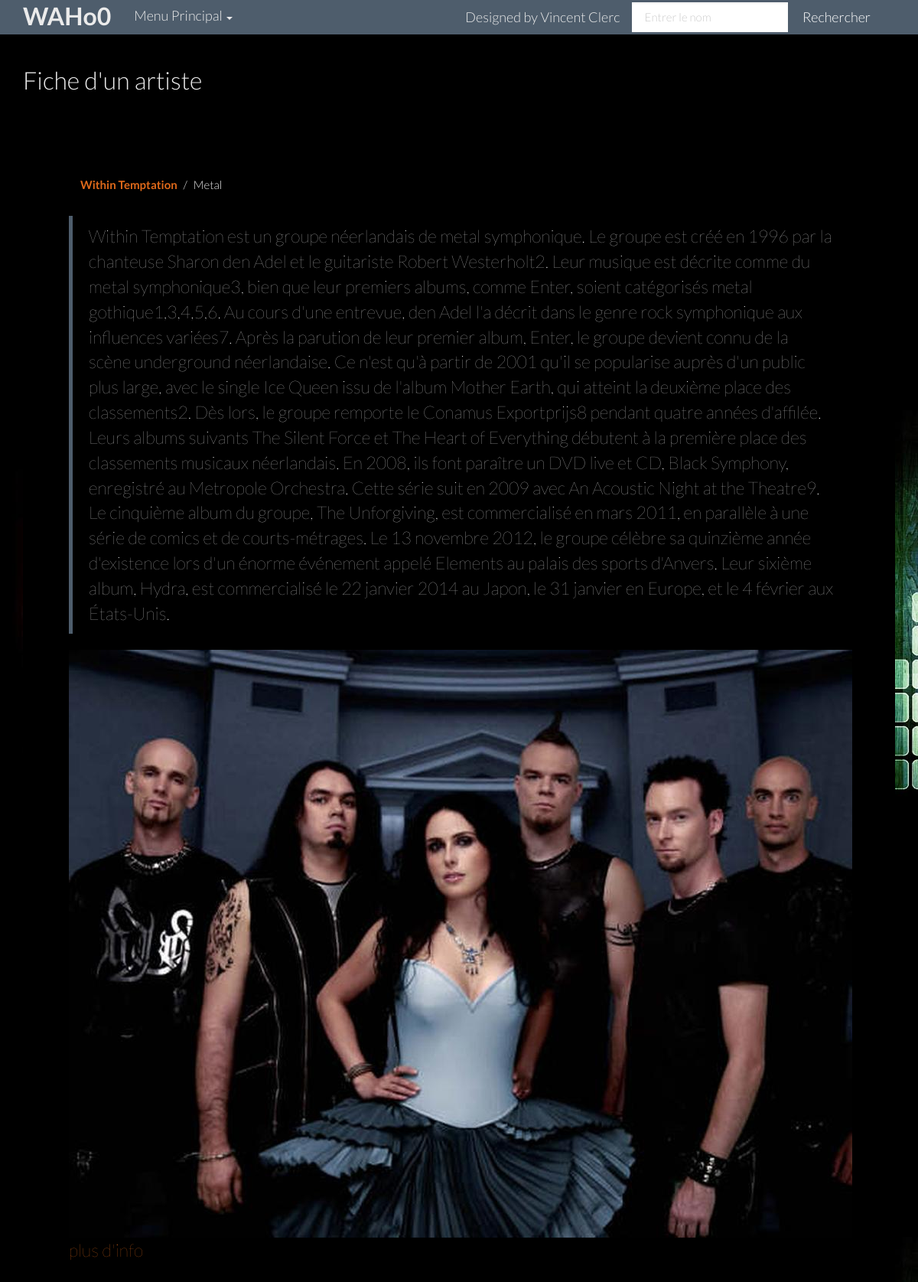
Page /?section=fileArtiste&id=24 on the committed database.
### tables this page shows
CREATE TABLE `artistes` (
  `id` int(11) NOT NULL,
  `name` varchar(50) NOT NULL,
  `genre_id` int(10) NOT NULL,
  `year` date NOT NULL,
  `image` text NOT NULL,
  `nationalite` varchar(50) NOT NULL,
  `biographie` text NOT NULL,
  `url` text NOT NULL
);

CREATE TABLE `genre` (
  `id` int(11) NOT NULL,
  `genremus` varchar(20) NOT NULL
);

### views/music.inc.php (called while the page is built, shortened)
<?php
    include("views/header-page-bootstrap.inc.php");
    include("views/mainswitch.inc.php");
    include("views/footer-page-bootstrap.inc.php");
?>

### index.php (called while the page is built, shortened)
<?php
include("modeles/modmusic.inc.php");
include("views/music.inc.php");
?>

### modeles/modfileartiste.inc.php (called while the page is built)
<?php
$sql = "SELECT a.id, a.name, g.genremus, a.year, a.image, a.biographie, a.nationalite, a.url
FROM artistes a
LEFT JOIN genre g on a.genre_id = g.id
WHERE a.id=:id";
$stmt = $dbartistes->prepare($sql);
$stmt->bindValue("id", $_GET["id"]);
$stmt->execute();
$record = $stmt->fetch();
?>

### modeles/modmusic.inc.php (called while the page is built, shortened)
<?php
try
	{
    $dbartistes=new PDO("mysql:host=$hostname;dbname=mediadb",$user,$pass);
    $dbartistes->setAttribute(PDO::ATTR_ERRMODE, PDO::ERRMODE_EXCEPTION);
	switch($section)
		{
      case "fileArtiste":
				include("modeles/modfileartiste.inc.php");
			break;
		}
	}
catch(PDOException $excep)
	{
	echo $excep->getMessage();
	}
?>

### views/fileArtiste.inc.php (the view)
<h2 >Fiche d'un artiste</h2>
<div class="jumbotron" style="background-color:black;">
<br/><br/>
<ul class='breadcrumb' style="background-color:transparent;">
  <li><strong><a href='#'><?php echo $record["name"] ?></a></strong></li>
  <li class='active'><?php echo $record["genremus"] ?></li>
</ul>
<blockquote><p><?php echo $record["biographie"] ?></p></blockquote>
<img src='./image/<?php echo $record["image"] ?>'/>
<p><a href='<?php echo $record["url"] ?>'/>plus d'info</a></p>
</div>

### rows in the picture
artistes: name "Within Temptation", genre.genremus "Metal", biographie "Within Temptation est un groupe néerlandais de metal symphonique. Le groupe est créé en 1996 par la chanteuse Sharon den Adel et le guitariste Robert Westerholt2. Leur musique est décrite comme du metal symphonique3, bien que leur premiers albums, comme Enter, soient catégorisés metal gothique1,3,4,5,6. Au cours d'une entrevue, den Adel l'a décrit dans le genre rock symphonique aux influences variées7. Après la parution de leur premier album, Enter, le groupe devient connu de la scène underground néerlandaise. Ce n'est qu'à partir de 2001 qu'il se popularise auprès d'un public plus large, avec le single Ice Queen issu de l'album Mother Earth, qui atteint la deuxième place des classements2.…", image (picture)
